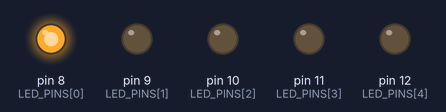
The sketch below on a simulated Arduino Uno, built with avr-gcc and run on an emulated ATmega328P. Shown: output pins drawn as LEDs (lit = HIGH).

Above: at 0.05 s.
At 0.75 s:
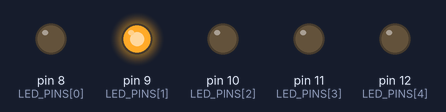
At 1.45 s:
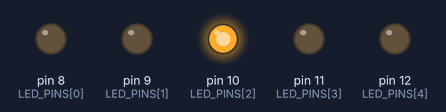
At 2.15 s:
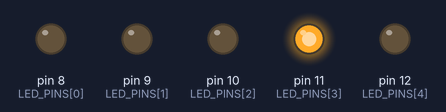
At 2.85 s:
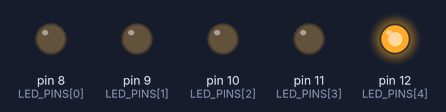
Timing chart, 0 to 3.1 s (numbered marks = the images above):
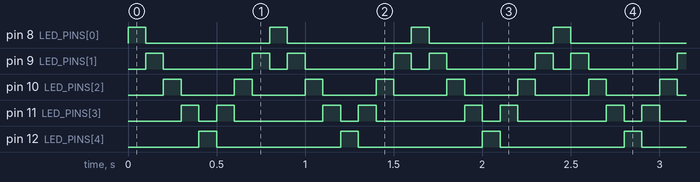

Measured:
- by itself, pin 8 (LED_PINS[0]), pin 12 (LED_PINS[4]): alternates HIGH for 0.10 s and LOW for 0.70 s
- by itself, pin 9 (LED_PINS[1]): repeats every 0.80 s: LOW 0.50 s, HIGH 0.10 s, LOW 0.10 s, HIGH 0.10 s
- by itself, pin 10 (LED_PINS[2]): alternates HIGH for 0.10 s and LOW for 0.30 s
- by itself, pin 11 (LED_PINS[3]): repeats every 0.80 s: LOW 0.10 s, HIGH 0.10 s, LOW 0.50 s, HIGH 0.10 s

The sketch:

lauflicht.ino
```cpp
/*
 * Projekt 4: Lauflicht (5 LED nacheinander)
 * Knight-Rider-Effekt: 5 LEDs leuchten nacheinander auf.
 *
 * Schaltung:
 * - LEDs an Pins 8-12 (jeweils mit 220Ω Vorwiderstand)
 * - Kathoden an GND
 */

const int LED_PINS[] = {8, 9, 10, 11, 12};
const int ANZAHL_LEDS = 5;
const int GESCHWINDIGKEIT = 100;

void setup() {
  for (int i = 0; i < ANZAHL_LEDS; i++) {
    pinMode(LED_PINS[i], OUTPUT);
  }
}

void loop() {
  // Vorwärts
  for (int i = 0; i < ANZAHL_LEDS; i++) {
    digitalWrite(LED_PINS[i], HIGH);
    delay(GESCHWINDIGKEIT);
    digitalWrite(LED_PINS[i], LOW);
  }

  // Rückwärts
  for (int i = ANZAHL_LEDS - 2; i > 0; i--) {
    digitalWrite(LED_PINS[i], HIGH);
    delay(GESCHWINDIGKEIT);
    digitalWrite(LED_PINS[i], LOW);
  }
}
```
